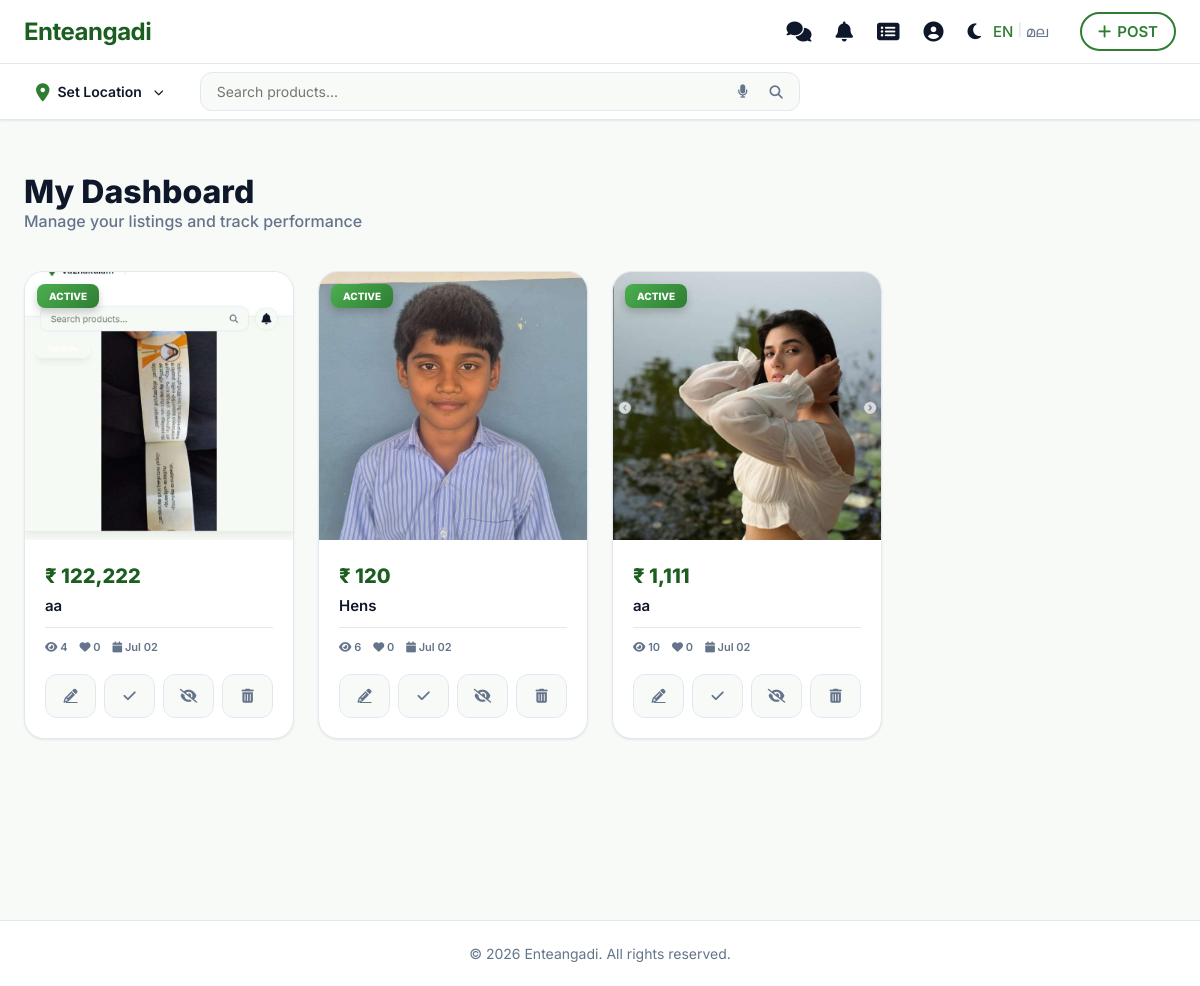
The app's page /user/my_ads.php (signed in) with its own data.
### tables this page shows
CREATE TABLE `products` (
  `id` int(11) NOT NULL AUTO_INCREMENT,
  `unique_id` varchar(20) DEFAULT NULL,
  `user_id` int(11) NOT NULL,
  `category_id` int(11) NOT NULL,
  `title` varchar(255) NOT NULL,
  `description` text DEFAULT NULL,
  `price` decimal(10,2) NOT NULL,
  `type` enum('sell','buy','rent') DEFAULT 'sell',
  `expiry_date` date DEFAULT NULL,
  `whatsapp_number` varchar(20) DEFAULT NULL,
  `phone_number` varchar(20) DEFAULT NULL,
  `location_name` varchar(255) DEFAULT NULL,
  `latitude` decimal(10,8) DEFAULT NULL,
  `longitude` decimal(11,8) DEFAULT NULL,
  `status` enum('active','deleted','sold','expired','pending','inactive') DEFAULT 'active',
  `status_reason` text DEFAULT NULL,
  `is_verified` tinyint(1) DEFAULT 0,
  `is_notified` tinyint(1) DEFAULT 0,
  `views` int(11) DEFAULT 0,
  `created_at` timestamp NOT NULL DEFAULT current_timestamp(),
  `updated_at` timestamp NOT NULL DEFAULT current_timestamp() ON UPDATE current_timestamp(),
  PRIMARY KEY (`id`),
  UNIQUE KEY `unique_id` (`unique_id`),
  KEY `user_id` (`user_id`),
  KEY `category_id` (`category_id`),
  KEY `idx_products_status_created` (`status`,`created_at`),
  KEY `idx_products_status_type_created` (`status`,`type`,`created_at`),
  CONSTRAINT `products_ibfk_1` FOREIGN KEY (`user_id`) REFERENCES `users` (`id`) ON DELETE CASCADE,
  CONSTRAINT `products_ibfk_2` FOREIGN KEY (`category_id`) REFERENCES `categories` (`id`) ON DELETE CASCADE
);

### user/my_ads.php (the view, shortened to what this page needs)
<?php
require_once '../config.php';
$user_id = $_SESSION['user_id'];
$ad_stmt = $pdo->prepare("SELECT p.*, c.name as category_name,
    (SELECT image_path FROM product_images pi WHERE pi.product_id = p.id LIMIT 1) as main_image,
    (SELECT COUNT(*) FROM wishlist w WHERE w.product_id = p.id) as like_count
    FROM products p
    LEFT JOIN categories c ON p.category_id = c.id
    WHERE p.user_id = ? AND p.status != 'permanently_deleted'
    ORDER BY (p.status = 'active') DESC, p.created_at DESC");
$ad_stmt->execute([$user_id]);
$all_ads = $ad_stmt->fetchAll();
require_once '../includes/header.php';
?>
<div class="my-ads-wrapper">
    <div class="container">
        <div class="dashboard-header-premium">
            <div class="header-left">
                <h1>My Dashboard</h1>
                <p>Manage your listings and track performance</p>
            </div>
        </div>
        <?php if (empty($all_ads)): ?>
            <div class="empty-state-premium">
                <div class="empty-illustration">
                    <i class="fa fa-layer-group"></i>
                </div>
                <h3>Your Dashboard is Waiting</h3>
                <p>Start your journey by posting your first advertisement. It's quick, easy, and reaches thousands of
                    buyers.</p>
                <a href="post_ad.php" class="btn-premium-cta">
                    <i class="fa fa-plus-circle"></i> Create New Listing
                </a>
            </div>
        <?php else: ?>
            <div class="my-ads-grid">
                <?php foreach ($all_ads as $ad):
                    $is_active = ($ad['status'] === 'active');
                    ?>
                    <div class="my-ad-card <?= !$is_active ? 'ad-card-dimmed' : '' ?>" style="cursor: pointer;" onclick="if(!event.target.closest('.action-tools-grid') && !event.target.closest('.modal-overlay-premium') && !event.target.closest('#feedbackModal')) window.location.href='../product.php?id=<?= $ad['id'] ?>';">
                        <div class="ad-card-image-box">
                            <?php if ($ad['main_image']): ?>
                                <img src="../<?= htmlspecialchars($ad['main_image']) ?>" alt="<?= htmlspecialchars($ad['title']) ?>"
                                    class="ad-image">
                            <?php else: ?>
                                <div class="ad-image-placeholder"><i class="fa fa-image"></i></div>
                            <?php endif; ?>
                            <div class="ad-status-badge status-<?= $ad['status'] ?>">
                                <?= strtoupper($ad['status']) ?>
                            </div>
                        </div>
                        <div class="ad-card-details">
                            <div class="ad-price">₹ <?= number_format($ad['price'], 0) ?></div>
                            <h3 class="ad-title"><?= htmlspecialchars($ad['title']) ?></h3>
                            <div class="ad-stats-mini">
                                <span><i class="fa fa-eye"></i> <?= number_format($ad['views']) ?></span>
                                <span><i class="fa fa-heart"></i> <?= number_format($ad['like_count']) ?></span>
                                <span><i class="fa fa-calendar"></i> <?= date('M d', strtotime($ad['created_at'])) ?></span>
                            </div>
                            <div class="ad-card-actions-premium">
                                <div class="action-tools-grid">
                                    <?php if ($is_active): ?>
                                        <a href="edit_ad.php?id=<?= $ad['id'] ?>" class="tool-btn edit" title="Edit Listing">
                                            <i class="fa fa-pencil-alt"></i>
                                        </a>
                                        <button onclick="openFeedbackModal(<?= $ad['id'] ?>, 'mark_sold')" class="tool-btn sold"
                                            title="Mark as Sold">
                                            <i class="fa fa-check"></i>
                                        </button>
                                        <form method="POST" style="display:contents;">
                                            <button type="submit" class="tool-btn deactivate" title="Deactivate">
                                                <i class="fa fa-eye-slash"></i>
                                            </button>
                                        </form>
                                    <?php endif; ?>
                                    <button onclick="openFeedbackModal(<?= $ad['id'] ?>, 'delete')" class="tool-btn delete"
                                        title="Delete">
                                        <i class="fa fa-trash-alt"></i>
                                    </button>
                                </div>
                            </div>
                        </div>
                    </div>
                <?php endforeach; ?>
            </div>
        <?php endif; ?>
    </div>
</div>
<?php require_once '../includes/footer.php'; ?>

### records on screen
products: shows a picture, status "ACTIVE", price "122,222", title "aa", views "4", like_count "0", created_at "Jul 02"
products: shows a picture, status "ACTIVE", price "120", title "Hens", views "6", like_count "0", created_at "Jul 02"
products: shows a picture, status "ACTIVE", price "1,111", title "aa", views "10", like_count "0", created_at "Jul 02"

### other values on screen
$app_settings['app_name'] "Enteangadi"
__('post_ad') "POST"
$_SESSION['user_location']['name'] "Set Location"
